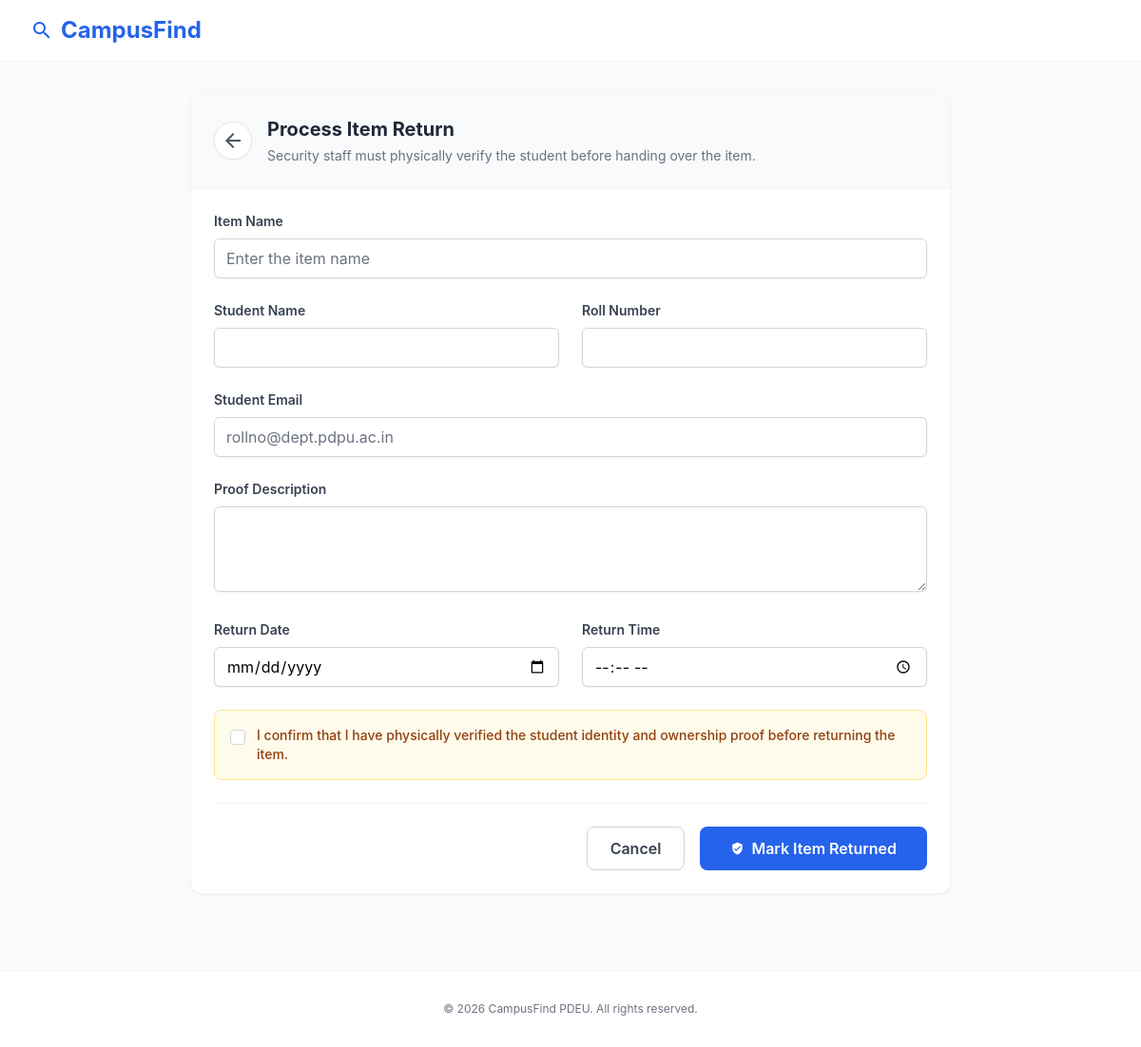
The page /claim?item_id=6 (signed in) on the database as committed earlier.
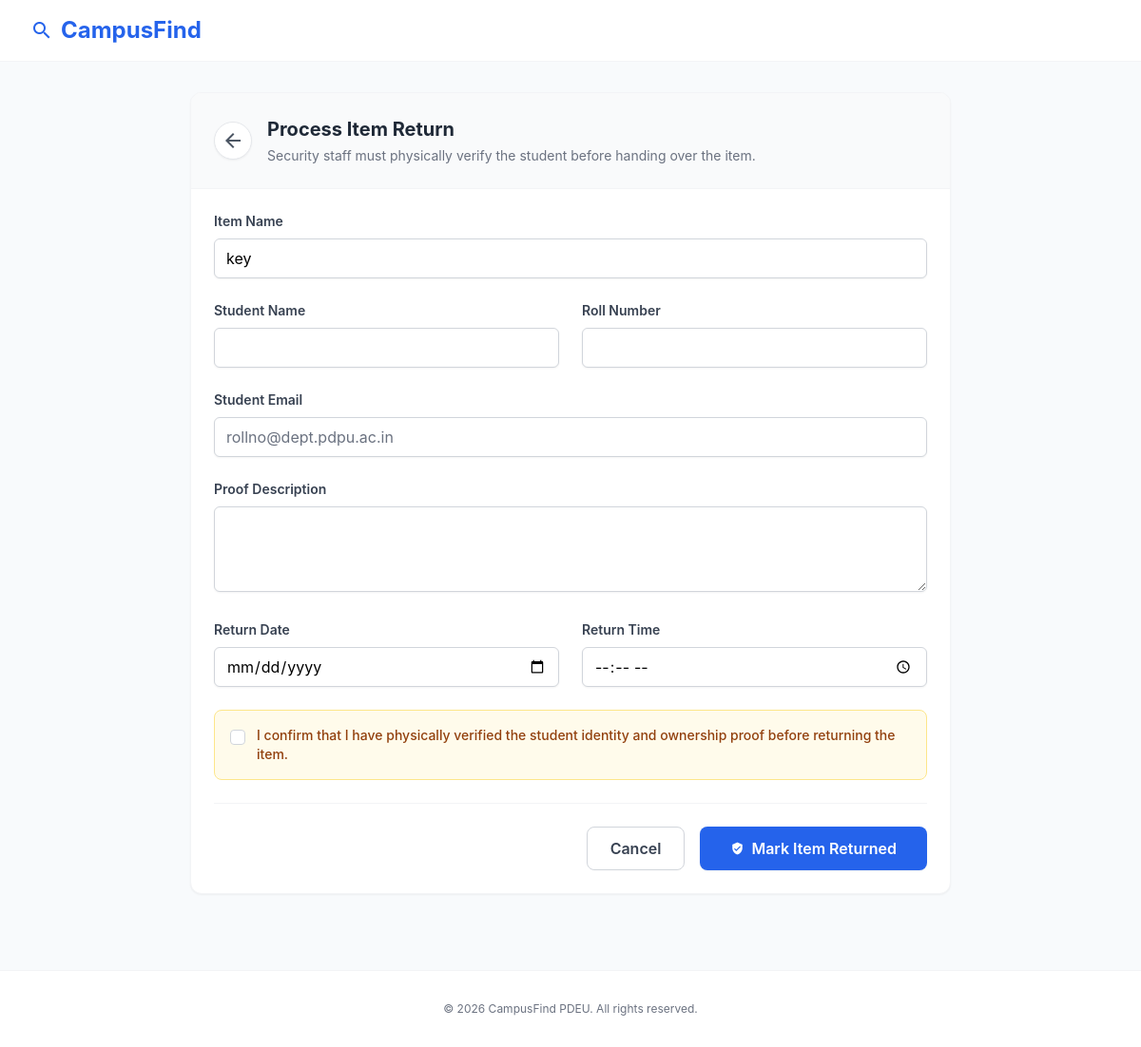
The same page on the database as committed later.
### app.py (models this page shows)
class Item(db.Model):
    id = db.Column(db.Integer, primary_key=True)
    name = db.Column(db.String(100), nullable=False)
    category = db.Column(db.String(50), nullable=False)
    type = db.Column(db.String(20), nullable=False)
    date = db.Column(db.String(20), nullable=False)
    location = db.Column(db.String(100), nullable=False)
    description = db.Column(db.Text, nullable=False)
    status = db.Column(db.String(20), default="active")
    reported_by = db.Column(db.Integer, db.ForeignKey("user.id"), nullable=False)
    created_at = db.Column(db.DateTime, default=datetime.utcnow)

### app.py (the view, shortened to what this page needs)
@app.route("/claim", methods=["GET", "POST"])
def claim():
    if "user" not in session or session.get("role") != "staff":
        return redirect(url_for("login"))
    selected_item_id = request.args.get("item_id")
    selected_item_name = ""
    if selected_item_id:
        selected_item = Item.query.get(selected_item_id)
        if selected_item:
            selected_item_name = selected_item.name
    items = Item.query.filter_by(status="active", type="found").all()
    return render_template("claim.html", items=items, selected_item_id=selected_item_id, selected_item_name=selected_item_name)

### templates/claim.html (shortened to what this page needs)
<!DOCTYPE html>
<html lang="en">
<head>
  <script src="https://cdn.tailwindcss.com?plugins=forms,container-queries"></script>
</head>
<body>
  <nav class="bg-white border-b border-gray-100 sticky top-0 z-50">
    <div class="max-w-7xl mx-auto px-4 sm:px-6 lg:px-8">
      <div class="flex justify-between h-16">
        <div class="flex items-center">
          <span class="text-2xl font-bold text-blue-600 flex items-center">
            <span class="material-icons mr-2">search</span>
            CampusFind
          </span>
        </div>
      </div>
    </div>
  </nav>
  <main class="max-w-7xl mx-auto px-4 sm:px-6 lg:px-8 py-8">
    <div class="form-container mx-auto bg-white rounded-card shadow-sm border border-gray-100 overflow-hidden">
      <div class="p-6 border-b border-gray-100 bg-gray-50 flex items-center">
        <div>
          <a href="/items"
            class="mr-4 w-10 h-10 bg-white border border-gray-200 rounded-full flex items-center justify-center text-gray-600 hover:text-blue-600 hover:border-blue-200 hover:bg-blue-50 transition-colors shadow-sm"
            title="Back to Items">
            <span class="material-icons">arrow_back</span>
          </a>
        </div>
        <div>
          <h2 class="text-xl font-bold text-gray-800">Process Item Return</h2>
          <p class="text-gray-500 text-sm mt-1">Security staff must physically verify the student before handing over
            the item.</p>
        </div>
      </div>
      <form action="/claim" method="POST" class="p-6 space-y-6">
        <div>
          <label class="block text-sm font-semibold text-gray-700 mb-2">Item Name</label>
          <input type="text" name="item_name" required placeholder="Enter the item name" {% if selected_item_name
            %}value="{{ selected_item_name }}" {% endif %}
            class="w-full rounded-md border-gray-300 shadow-sm focus:border-blue-500 focus:ring-blue-500">
        </div>
        <div class="grid md:grid-cols-2 gap-6">
          <div>
            <label class="block text-sm font-semibold text-gray-700 mb-2">Student Name</label>
            <input type="text" name="student_name" required
              class="w-full rounded-md border-gray-300 shadow-sm focus:border-blue-500 focus:ring-blue-500">
          </div>
          <div>
            <label class="block text-sm font-semibold text-gray-700 mb-2">Roll Number</label>
            <input type="text" name="roll_no" required
              class="w-full rounded-md border-gray-300 shadow-sm focus:border-blue-500 focus:ring-blue-500">
          </div>
        </div>
        <div>
          <label class="block text-sm font-semibold text-gray-700 mb-2">Student Email</label>
          <input type="email" name="student_email" required pattern=".+@.+\.pdpu\.ac\.in"
            placeholder="rollno@dept.pdpu.ac.in"
            class="w-full rounded-md border-gray-300 shadow-sm focus:border-blue-500 focus:ring-blue-500">
        </div>
        <div>
          <label class="block text-sm font-semibold text-gray-700 mb-2">Proof Description</label>
          <textarea name="proof" rows="3" required
            class="w-full rounded-md border-gray-300 shadow-sm focus:border-blue-500 focus:ring-blue-500"></textarea>
        </div>
        <div class="grid md:grid-cols-2 gap-6">
          <div>
            <label class="block text-sm font-semibold text-gray-700 mb-2">Return Date</label>
            <input type="date" name="return_date" required
              class="w-full rounded-md border-gray-300 shadow-sm focus:border-blue-500 focus:ring-blue-500">
          </div>
          <div>
            <label class="block text-sm font-semibold text-gray-700 mb-2">Return Time</label>
            <input type="time" name="return_time" required
              class="w-full rounded-md border-gray-300 shadow-sm focus:border-blue-500 focus:ring-blue-500">
          </div>
        </div>
        <div class="flex items-start gap-3 bg-amber-50 border border-amber-200 rounded-lg p-4">
          <input type="checkbox" required class="mt-1 border-gray-300 text-amber-600 focus:ring-amber-500 rounded">
          <p class="text-sm font-medium text-amber-800">
            I confirm that I have physically verified the student identity and ownership proof before returning the
            item.
          </p>
        </div>
        <div class="pt-6 border-t border-gray-100 flex flex-col sm:flex-row gap-4 sm:justify-end">
          <a href="/items"
            class="px-6 py-2.5 rounded-lg border border-gray-300 text-gray-700 font-semibold hover:bg-gray-50 text-center transition-colors">
            Cancel
          </a>
          <button
            class="px-8 py-2.5 rounded-lg bg-blue-600 text-white font-semibold hover:bg-blue-700 shadow-sm transition-colors flex items-center justify-center space-x-2"
            type="submit">
            <span class="material-icons text-sm">verified_user</span>
            <span>Mark Item Returned</span>
          </button>
        </div>
      </form>
    </div>
  </main>
  <footer class="mt-12 py-8 bg-white border-t border-gray-100">
    <div class="max-w-7xl mx-auto px-4 text-center">
      <div class="text-center text-xs text-gray-500">
        © 2026 CampusFind PDEU. All rights reserved.
      </div>
    </div>
  </footer>
</body>
</html>

### templates/claim.html (style rules this page uses)
body { font-family: 'Inter', system-ui, -apple-system, sans-serif; background-color: #f8fafc; }
.material-icons { vertical-align: middle; }
.form-container { max-width: 800px; }

Rows that differ between the two databases and show on the page:
added Item: item_name "key"
